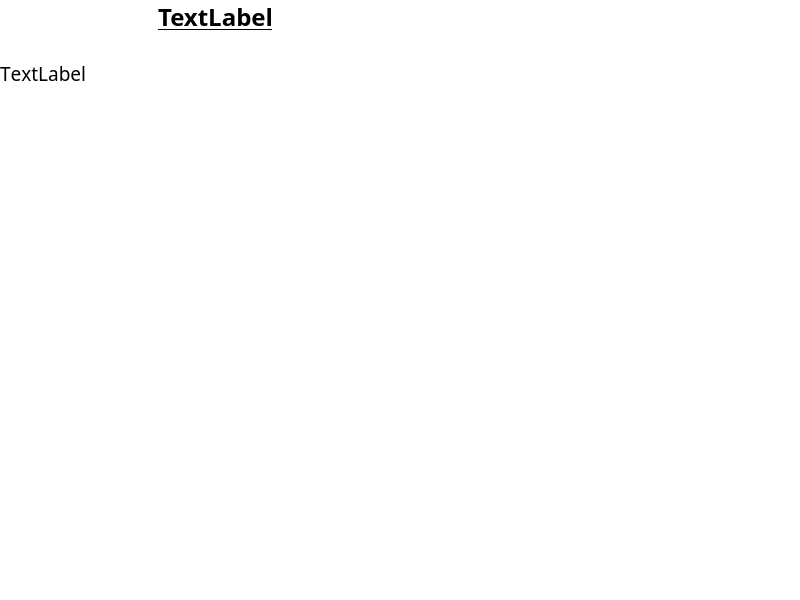
<?xml version="1.0" encoding="UTF-8"?>
<ui version="4.0">
 <class>recept_steps_window</class>
 <widget class="QWidget" name="recept_steps_window">
  <property name="geometry">
   <rect>
    <x>0</x>
    <y>0</y>
    <width>800</width>
    <height>600</height>
   </rect>
  </property>
  <property name="sizePolicy">
   <sizepolicy hsizetype="Expanding" vsizetype="Expanding">
    <horstretch>0</horstretch>
    <verstretch>0</verstretch>
   </sizepolicy>
  </property>
  <property name="windowTitle">
   <string>Steg till receptet</string>
  </property>
  <property name="windowIcon">
   <iconset>
    <normaloff>../../../../../../OneDrive/Bilder/smartshoplogo.png</normaloff>../../../../../../OneDrive/Bilder/smartshoplogo.png</iconset>
  </property>
  <property name="styleSheet">
   <string notr="true">background-color: rgb(255, 255, 255);</string>
  </property>
  <widget class="QWidget" name="verticalLayoutWidget">
   <property name="geometry">
    <rect>
     <x>0</x>
     <y>0</y>
     <width>431</width>
     <height>241</height>
    </rect>
   </property>
   <layout class="QVBoxLayout" name="verticalLayout">
    <item>
     <widget class="QLabel" name="recept_name">
      <property name="font">
       <font>
        <family>Arial Black</family>
        <pointsize>18</pointsize>
        <bold>true</bold>
        <underline>true</underline>
       </font>
      </property>
      <property name="text">
       <string>TextLabel</string>
      </property>
      <property name="alignment">
       <set>Qt::AlignCenter</set>
      </property>
     </widget>
    </item>
    <item>
     <widget class="QLabel" name="recept_picture">
      <property name="text">
       <string/>
      </property>
      <property name="alignment">
       <set>Qt::AlignCenter</set>
      </property>
     </widget>
    </item>
    <item>
     <widget class="QLabel" name="recept_steps">
      <property name="sizePolicy">
       <sizepolicy hsizetype="Preferred" vsizetype="Expanding">
        <horstretch>0</horstretch>
        <verstretch>0</verstretch>
       </sizepolicy>
      </property>
      <property name="font">
       <font>
        <family>Arial Black</family>
        <pointsize>14</pointsize>
        <bold>false</bold>
        <kerning>false</kerning>
       </font>
      </property>
      <property name="text">
       <string>TextLabel</string>
      </property>
      <property name="alignment">
       <set>Qt::AlignLeading|Qt::AlignLeft|Qt::AlignTop</set>
      </property>
     </widget>
    </item>
   </layout>
  </widget>
 </widget>
 <resources/>
 <connections/>
</ui>
